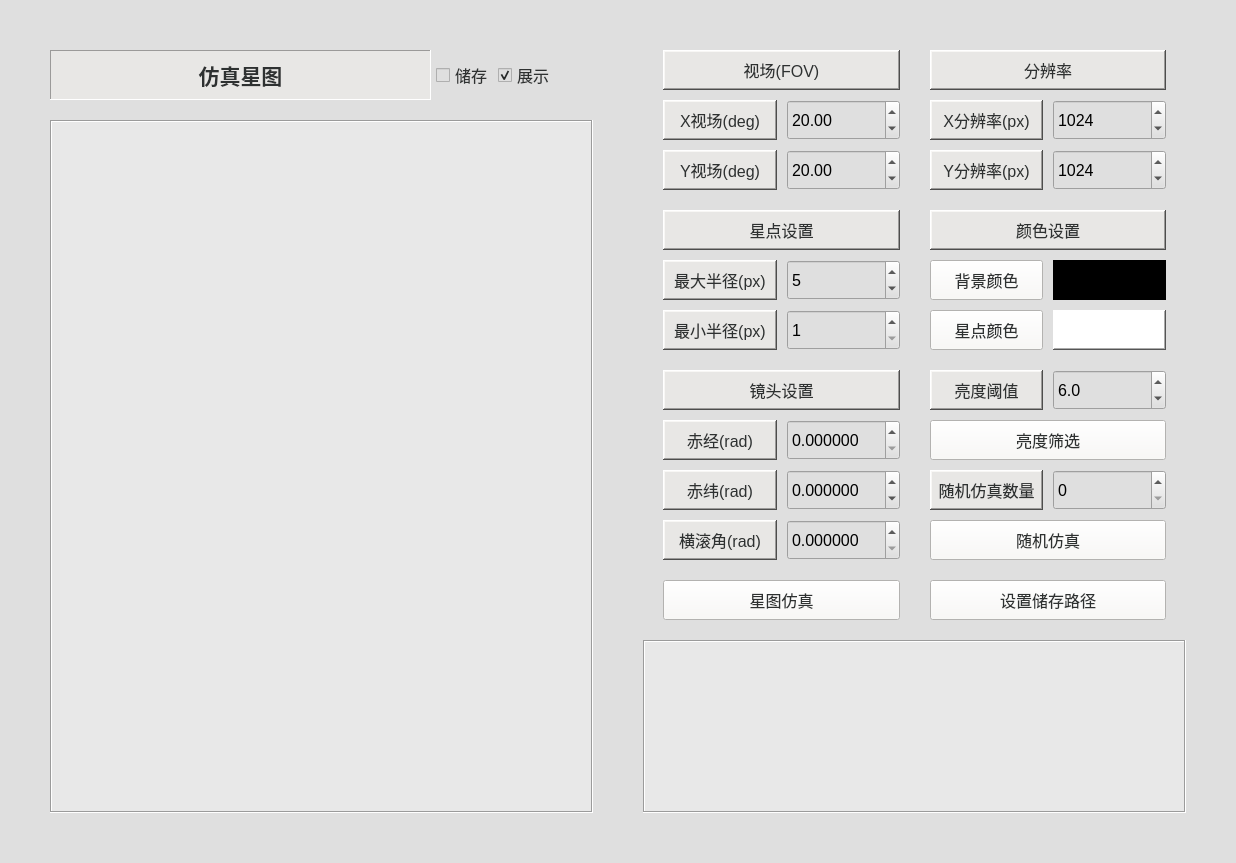
<?xml version="1.0" encoding="UTF-8"?>
<ui version="4.0">
 <class>Panel</class>
 <widget class="QWidget" name="Panel">
  <property name="geometry">
   <rect>
    <x>0</x>
    <y>0</y>
    <width>1236</width>
    <height>863</height>
   </rect>
  </property>
  <property name="minimumSize">
   <size>
    <width>0</width>
    <height>0</height>
   </size>
  </property>
  <property name="windowTitle">
   <string>StarryNight</string>
  </property>
  <property name="windowIcon">
   <iconset>
    <normaloff>pic/logo.png</normaloff>pic/logo.png</iconset>
  </property>
  <property name="styleSheet">
   <string notr="true">background-color: rgb(223, 223, 223);</string>
  </property>
  <layout class="QGridLayout" name="gridLayout_2">
   <property name="leftMargin">
    <number>50</number>
   </property>
   <property name="topMargin">
    <number>50</number>
   </property>
   <property name="rightMargin">
    <number>50</number>
   </property>
   <property name="bottomMargin">
    <number>50</number>
   </property>
   <item row="0" column="0">
    <layout class="QHBoxLayout" name="hlayout">
     <property name="spacing">
      <number>50</number>
     </property>
     <item>
      <layout class="QVBoxLayout" name="vlayout_left" stretch="5">
       <property name="spacing">
        <number>20</number>
       </property>
       <item>
        <layout class="QVBoxLayout" name="vlayout_cam" stretch="1,4">
         <property name="spacing">
          <number>20</number>
         </property>
         <item>
          <layout class="QHBoxLayout" name="hlayout_cam_str" stretch="4,0,1">
           <property name="spacing">
            <number>5</number>
           </property>
           <item>
            <widget class="QLabel" name="label_cam_str">
             <property name="minimumSize">
              <size>
               <width>0</width>
               <height>50</height>
              </size>
             </property>
             <property name="font">
              <font>
               <pointsize>16</pointsize>
               <weight>75</weight>
               <italic>false</italic>
               <bold>true</bold>
               <underline>false</underline>
              </font>
             </property>
             <property name="styleSheet">
              <string notr="true">color: rgb(46, 49, 49);
background-color: rgb(232, 231, 229);</string>
             </property>
             <property name="frameShape">
              <enum>QFrame::Panel</enum>
             </property>
             <property name="frameShadow">
              <enum>QFrame::Sunken</enum>
             </property>
             <property name="text">
              <string>仿真星图</string>
             </property>
             <property name="alignment">
              <set>Qt::AlignCenter</set>
             </property>
            </widget>
           </item>
           <item>
            <widget class="QCheckBox" name="check_cam_save">
             <property name="minimumSize">
              <size>
               <width>0</width>
               <height>50</height>
              </size>
             </property>
             <property name="font">
              <font>
               <pointsize>12</pointsize>
              </font>
             </property>
             <property name="styleSheet">
              <string notr="true">color: rgb(46, 49, 49);</string>
             </property>
             <property name="text">
              <string>储存</string>
             </property>
            </widget>
           </item>
           <item>
            <widget class="QCheckBox" name="check_cam_view">
             <property name="minimumSize">
              <size>
               <width>0</width>
               <height>50</height>
              </size>
             </property>
             <property name="font">
              <font>
               <pointsize>12</pointsize>
              </font>
             </property>
             <property name="styleSheet">
              <string notr="true">color: rgb(46, 49, 49);</string>
             </property>
             <property name="text">
              <string>展示</string>
             </property>
             <property name="checked">
              <bool>true</bool>
             </property>
            </widget>
           </item>
          </layout>
         </item>
         <item>
          <widget class="QLabel" name="view_cam">
           <property name="sizePolicy">
            <sizepolicy hsizetype="Expanding" vsizetype="Expanding">
             <horstretch>0</horstretch>
             <verstretch>0</verstretch>
            </sizepolicy>
           </property>
           <property name="font">
            <font>
             <pointsize>12</pointsize>
            </font>
           </property>
           <property name="focusPolicy">
            <enum>Qt::StrongFocus</enum>
           </property>
           <property name="acceptDrops">
            <bool>false</bool>
           </property>
           <property name="styleSheet">
            <string notr="true">color: rgb(46, 49, 49);
background-color: rgb(232, 232, 232);</string>
           </property>
           <property name="frameShape">
            <enum>QFrame::Box</enum>
           </property>
           <property name="frameShadow">
            <enum>QFrame::Sunken</enum>
           </property>
           <property name="text">
            <string/>
           </property>
           <property name="alignment">
            <set>Qt::AlignCenter</set>
           </property>
          </widget>
         </item>
        </layout>
       </item>
      </layout>
     </item>
     <item>
      <layout class="QVBoxLayout" name="vlayout_right" stretch="0,0">
       <property name="spacing">
        <number>20</number>
       </property>
       <item>
        <layout class="QGridLayout" name="gridLayout" rowstretch="0,0,0,0" columnstretch="1,1">
         <property name="leftMargin">
          <number>20</number>
         </property>
         <property name="rightMargin">
          <number>20</number>
         </property>
         <property name="horizontalSpacing">
          <number>30</number>
         </property>
         <property name="verticalSpacing">
          <number>20</number>
         </property>
         <item row="0" column="0">
          <layout class="QVBoxLayout" name="vlayout_FOV">
           <property name="spacing">
            <number>10</number>
           </property>
           <item>
            <widget class="QLabel" name="label_FOV">
             <property name="sizePolicy">
              <sizepolicy hsizetype="Preferred" vsizetype="Fixed">
               <horstretch>0</horstretch>
               <verstretch>0</verstretch>
              </sizepolicy>
             </property>
             <property name="minimumSize">
              <size>
               <width>0</width>
               <height>40</height>
              </size>
             </property>
             <property name="maximumSize">
              <size>
               <width>16777215</width>
               <height>16777215</height>
              </size>
             </property>
             <property name="font">
              <font>
               <pointsize>12</pointsize>
              </font>
             </property>
             <property name="styleSheet">
              <string notr="true">color: rgb(46, 49, 49);
background-color: rgb(232, 231, 229);</string>
             </property>
             <property name="frameShape">
              <enum>QFrame::WinPanel</enum>
             </property>
             <property name="frameShadow">
              <enum>QFrame::Raised</enum>
             </property>
             <property name="text">
              <string>视场(FOV)</string>
             </property>
             <property name="alignment">
              <set>Qt::AlignCenter</set>
             </property>
            </widget>
           </item>
           <item>
            <layout class="QGridLayout" name="glayout_FOV" rowstretch="1,1" columnstretch="1,1">
             <property name="spacing">
              <number>10</number>
             </property>
             <item row="0" column="0">
              <widget class="QLabel" name="label_FOV_x">
               <property name="minimumSize">
                <size>
                 <width>0</width>
                 <height>40</height>
                </size>
               </property>
               <property name="maximumSize">
                <size>
                 <width>16777215</width>
                 <height>16777215</height>
                </size>
               </property>
               <property name="font">
                <font>
                 <pointsize>12</pointsize>
                </font>
               </property>
               <property name="styleSheet">
                <string notr="true">color: rgb(46, 49, 49);
background-color: rgb(232, 231, 229);</string>
               </property>
               <property name="frameShape">
                <enum>QFrame::WinPanel</enum>
               </property>
               <property name="frameShadow">
                <enum>QFrame::Raised</enum>
               </property>
               <property name="text">
                <string>X视场(deg)</string>
               </property>
               <property name="alignment">
                <set>Qt::AlignCenter</set>
               </property>
              </widget>
             </item>
             <item row="0" column="1">
              <widget class="QDoubleSpinBox" name="SpinBox_FOV_x">
               <property name="minimumSize">
                <size>
                 <width>0</width>
                 <height>40</height>
                </size>
               </property>
               <property name="font">
                <font>
                 <pointsize>12</pointsize>
                </font>
               </property>
               <property name="maximum">
                <double>180.000000000000000</double>
               </property>
               <property name="value">
                <double>20.000000000000000</double>
               </property>
              </widget>
             </item>
             <item row="1" column="0">
              <widget class="QLabel" name="label_FOV_y">
               <property name="minimumSize">
                <size>
                 <width>0</width>
                 <height>40</height>
                </size>
               </property>
               <property name="maximumSize">
                <size>
                 <width>16777215</width>
                 <height>16777215</height>
                </size>
               </property>
               <property name="font">
                <font>
                 <pointsize>12</pointsize>
                </font>
               </property>
               <property name="styleSheet">
                <string notr="true">color: rgb(46, 49, 49);
background-color: rgb(232, 231, 229);</string>
               </property>
               <property name="frameShape">
                <enum>QFrame::WinPanel</enum>
               </property>
               <property name="frameShadow">
                <enum>QFrame::Raised</enum>
               </property>
               <property name="text">
                <string>Y视场(deg)</string>
               </property>
               <property name="alignment">
                <set>Qt::AlignCenter</set>
               </property>
              </widget>
             </item>
             <item row="1" column="1">
              <widget class="QDoubleSpinBox" name="SpinBox_FOV_y">
               <property name="minimumSize">
                <size>
                 <width>0</width>
                 <height>40</height>
                </size>
               </property>
               <property name="font">
                <font>
                 <pointsize>12</pointsize>
                </font>
               </property>
               <property name="maximum">
                <double>180.000000000000000</double>
               </property>
               <property name="value">
                <double>20.000000000000000</double>
               </property>
              </widget>
             </item>
            </layout>
           </item>
          </layout>
         </item>
         <item row="0" column="1">
          <layout class="QVBoxLayout" name="vlayout_res">
           <property name="spacing">
            <number>10</number>
           </property>
           <item>
            <widget class="QLabel" name="label_res">
             <property name="sizePolicy">
              <sizepolicy hsizetype="Preferred" vsizetype="Fixed">
               <horstretch>0</horstretch>
               <verstretch>0</verstretch>
              </sizepolicy>
             </property>
             <property name="minimumSize">
              <size>
               <width>0</width>
               <height>40</height>
              </size>
             </property>
             <property name="maximumSize">
              <size>
               <width>16777215</width>
               <height>16777215</height>
              </size>
             </property>
             <property name="font">
              <font>
               <pointsize>12</pointsize>
              </font>
             </property>
             <property name="styleSheet">
              <string notr="true">color: rgb(46, 49, 49);
background-color: rgb(232, 231, 229);</string>
             </property>
             <property name="frameShape">
              <enum>QFrame::WinPanel</enum>
             </property>
             <property name="frameShadow">
              <enum>QFrame::Raised</enum>
             </property>
             <property name="text">
              <string>分辨率</string>
             </property>
             <property name="alignment">
              <set>Qt::AlignCenter</set>
             </property>
            </widget>
           </item>
           <item>
            <layout class="QGridLayout" name="glayout_res" rowstretch="1,1" columnstretch="1,1">
             <property name="spacing">
              <number>10</number>
             </property>
             <item row="1" column="0">
              <widget class="QLabel" name="label_res_y">
               <property name="minimumSize">
                <size>
                 <width>0</width>
                 <height>40</height>
                </size>
               </property>
               <property name="maximumSize">
                <size>
                 <width>16777215</width>
                 <height>16777215</height>
                </size>
               </property>
               <property name="font">
                <font>
                 <pointsize>12</pointsize>
                </font>
               </property>
               <property name="styleSheet">
                <string notr="true">color: rgb(46, 49, 49);
background-color: rgb(232, 231, 229);</string>
               </property>
               <property name="frameShape">
                <enum>QFrame::WinPanel</enum>
               </property>
               <property name="frameShadow">
                <enum>QFrame::Raised</enum>
               </property>
               <property name="text">
                <string>Y分辨率(px)</string>
               </property>
               <property name="alignment">
                <set>Qt::AlignCenter</set>
               </property>
              </widget>
             </item>
             <item row="0" column="0">
              <widget class="QLabel" name="label_res_x">
               <property name="minimumSize">
                <size>
                 <width>0</width>
                 <height>40</height>
                </size>
               </property>
               <property name="maximumSize">
                <size>
                 <width>16777215</width>
                 <height>16777215</height>
                </size>
               </property>
               <property name="font">
                <font>
                 <pointsize>12</pointsize>
                </font>
               </property>
               <property name="styleSheet">
                <string notr="true">color: rgb(46, 49, 49);
background-color: rgb(232, 231, 229);</string>
               </property>
               <property name="frameShape">
                <enum>QFrame::WinPanel</enum>
               </property>
               <property name="frameShadow">
                <enum>QFrame::Raised</enum>
               </property>
               <property name="text">
                <string>X分辨率(px)</string>
               </property>
               <property name="alignment">
                <set>Qt::AlignCenter</set>
               </property>
              </widget>
             </item>
             <item row="0" column="1">
              <widget class="QSpinBox" name="SpinBox_res_x">
               <property name="minimumSize">
                <size>
                 <width>0</width>
                 <height>40</height>
                </size>
               </property>
               <property name="font">
                <font>
                 <pointsize>12</pointsize>
                </font>
               </property>
               <property name="maximum">
                <number>4096</number>
               </property>
               <property name="value">
                <number>1024</number>
               </property>
              </widget>
             </item>
             <item row="1" column="1">
              <widget class="QSpinBox" name="SpinBox_res_y">
               <property name="minimumSize">
                <size>
                 <width>0</width>
                 <height>40</height>
                </size>
               </property>
               <property name="font">
                <font>
                 <pointsize>12</pointsize>
                </font>
               </property>
               <property name="maximum">
                <number>4096</number>
               </property>
               <property name="value">
                <number>1024</number>
               </property>
              </widget>
             </item>
            </layout>
           </item>
          </layout>
         </item>
         <item row="1" column="0">
          <layout class="QVBoxLayout" name="vlayout_star_R">
           <property name="spacing">
            <number>10</number>
           </property>
           <item>
            <widget class="QLabel" name="label_star_R">
             <property name="sizePolicy">
              <sizepolicy hsizetype="Preferred" vsizetype="Fixed">
               <horstretch>0</horstretch>
               <verstretch>0</verstretch>
              </sizepolicy>
             </property>
             <property name="minimumSize">
              <size>
               <width>0</width>
               <height>40</height>
              </size>
             </property>
             <property name="maximumSize">
              <size>
               <width>16777215</width>
               <height>16777215</height>
              </size>
             </property>
             <property name="font">
              <font>
               <pointsize>12</pointsize>
              </font>
             </property>
             <property name="styleSheet">
              <string notr="true">color: rgb(46, 49, 49);
background-color: rgb(232, 231, 229);</string>
             </property>
             <property name="frameShape">
              <enum>QFrame::WinPanel</enum>
             </property>
             <property name="frameShadow">
              <enum>QFrame::Raised</enum>
             </property>
             <property name="text">
              <string>星点设置</string>
             </property>
             <property name="alignment">
              <set>Qt::AlignCenter</set>
             </property>
            </widget>
           </item>
           <item>
            <layout class="QGridLayout" name="glayout_star_R" rowstretch="1,1" columnstretch="1,1" rowminimumheight="0,0">
             <property name="spacing">
              <number>10</number>
             </property>
             <item row="0" column="0">
              <widget class="QLabel" name="label_star_R_max">
               <property name="minimumSize">
                <size>
                 <width>0</width>
                 <height>40</height>
                </size>
               </property>
               <property name="maximumSize">
                <size>
                 <width>16777215</width>
                 <height>16777215</height>
                </size>
               </property>
               <property name="font">
                <font>
                 <pointsize>12</pointsize>
                </font>
               </property>
               <property name="styleSheet">
                <string notr="true">color: rgb(46, 49, 49);
background-color: rgb(232, 231, 229);</string>
               </property>
               <property name="frameShape">
                <enum>QFrame::WinPanel</enum>
               </property>
               <property name="frameShadow">
                <enum>QFrame::Raised</enum>
               </property>
               <property name="text">
                <string>最大半径(px)</string>
               </property>
               <property name="alignment">
                <set>Qt::AlignCenter</set>
               </property>
              </widget>
             </item>
             <item row="1" column="0">
              <widget class="QLabel" name="label_star_R_min">
               <property name="minimumSize">
                <size>
                 <width>0</width>
                 <height>40</height>
                </size>
               </property>
               <property name="maximumSize">
                <size>
                 <width>16777215</width>
                 <height>16777215</height>
                </size>
               </property>
               <property name="font">
                <font>
                 <pointsize>12</pointsize>
                </font>
               </property>
               <property name="styleSheet">
                <string notr="true">color: rgb(46, 49, 49);
background-color: rgb(232, 231, 229);</string>
               </property>
               <property name="frameShape">
                <enum>QFrame::WinPanel</enum>
               </property>
               <property name="frameShadow">
                <enum>QFrame::Raised</enum>
               </property>
               <property name="text">
                <string>最小半径(px)</string>
               </property>
               <property name="alignment">
                <set>Qt::AlignCenter</set>
               </property>
              </widget>
             </item>
             <item row="0" column="1">
              <widget class="QSpinBox" name="SpinBox_star_R_max">
               <property name="minimumSize">
                <size>
                 <width>0</width>
                 <height>40</height>
                </size>
               </property>
               <property name="font">
                <font>
                 <pointsize>12</pointsize>
                </font>
               </property>
               <property name="minimum">
                <number>1</number>
               </property>
               <property name="maximum">
                <number>4096</number>
               </property>
               <property name="value">
                <number>5</number>
               </property>
              </widget>
             </item>
             <item row="1" column="1">
              <widget class="QSpinBox" name="SpinBox_star_R_min">
               <property name="minimumSize">
                <size>
                 <width>0</width>
                 <height>40</height>
                </size>
               </property>
               <property name="font">
                <font>
                 <pointsize>12</pointsize>
                </font>
               </property>
               <property name="minimum">
                <number>1</number>
               </property>
               <property name="maximum">
                <number>4096</number>
               </property>
               <property name="value">
                <number>1</number>
               </property>
              </widget>
             </item>
            </layout>
           </item>
          </layout>
         </item>
         <item row="1" column="1">
          <layout class="QVBoxLayout" name="vlayout_color">
           <property name="spacing">
            <number>10</number>
           </property>
           <item>
            <widget class="QLabel" name="label_color">
             <property name="sizePolicy">
              <sizepolicy hsizetype="Preferred" vsizetype="Fixed">
               <horstretch>0</horstretch>
               <verstretch>0</verstretch>
              </sizepolicy>
             </property>
             <property name="minimumSize">
              <size>
               <width>0</width>
               <height>40</height>
              </size>
             </property>
             <property name="maximumSize">
              <size>
               <width>16777215</width>
               <height>16777215</height>
              </size>
             </property>
             <property name="font">
              <font>
               <pointsize>12</pointsize>
              </font>
             </property>
             <property name="styleSheet">
              <string notr="true">color: rgb(46, 49, 49);
background-color: rgb(232, 231, 229);</string>
             </property>
             <property name="frameShape">
              <enum>QFrame::WinPanel</enum>
             </property>
             <property name="frameShadow">
              <enum>QFrame::Raised</enum>
             </property>
             <property name="text">
              <string>颜色设置</string>
             </property>
             <property name="alignment">
              <set>Qt::AlignCenter</set>
             </property>
            </widget>
           </item>
           <item>
            <layout class="QGridLayout" name="glayout_color" rowstretch="1,1" columnstretch="1,1">
             <property name="spacing">
              <number>10</number>
             </property>
             <item row="0" column="0">
              <widget class="QPushButton" name="btn_color_back">
               <property name="sizePolicy">
                <sizepolicy hsizetype="Preferred" vsizetype="Preferred">
                 <horstretch>0</horstretch>
                 <verstretch>0</verstretch>
                </sizepolicy>
               </property>
               <property name="minimumSize">
                <size>
                 <width>0</width>
                 <height>40</height>
                </size>
               </property>
               <property name="font">
                <font>
                 <pointsize>12</pointsize>
                </font>
               </property>
               <property name="styleSheet">
                <string notr="true">color: rgb(46, 49, 49);
background-color: rgb(250, 249, 247);</string>
               </property>
               <property name="text">
                <string>背景颜色</string>
               </property>
              </widget>
             </item>
             <item row="0" column="1">
              <widget class="QLabel" name="label_color_back">
               <property name="enabled">
                <bool>true</bool>
               </property>
               <property name="minimumSize">
                <size>
                 <width>0</width>
                 <height>40</height>
                </size>
               </property>
               <property name="maximumSize">
                <size>
                 <width>16777215</width>
                 <height>16777215</height>
                </size>
               </property>
               <property name="font">
                <font>
                 <pointsize>12</pointsize>
                </font>
               </property>
               <property name="styleSheet">
                <string notr="true">background-color: rgb(0, 0, 0);</string>
               </property>
               <property name="frameShape">
                <enum>QFrame::WinPanel</enum>
               </property>
               <property name="frameShadow">
                <enum>QFrame::Raised</enum>
               </property>
               <property name="text">
                <string/>
               </property>
               <property name="alignment">
                <set>Qt::AlignCenter</set>
               </property>
              </widget>
             </item>
             <item row="1" column="0">
              <widget class="QPushButton" name="btn_color_star">
               <property name="sizePolicy">
                <sizepolicy hsizetype="Preferred" vsizetype="Preferred">
                 <horstretch>0</horstretch>
                 <verstretch>0</verstretch>
                </sizepolicy>
               </property>
               <property name="minimumSize">
                <size>
                 <width>0</width>
                 <height>40</height>
                </size>
               </property>
               <property name="font">
                <font>
                 <pointsize>12</pointsize>
                </font>
               </property>
               <property name="styleSheet">
                <string notr="true">color: rgb(46, 49, 49);
background-color: rgb(250, 249, 247);</string>
               </property>
               <property name="text">
                <string>星点颜色</string>
               </property>
              </widget>
             </item>
             <item row="1" column="1">
              <widget class="QLabel" name="label_color_star">
               <property name="minimumSize">
                <size>
                 <width>0</width>
                 <height>40</height>
                </size>
               </property>
               <property name="maximumSize">
                <size>
                 <width>16777215</width>
                 <height>16777215</height>
                </size>
               </property>
               <property name="font">
                <font>
                 <pointsize>12</pointsize>
                </font>
               </property>
               <property name="styleSheet">
                <string notr="true">background-color: rgb(255, 255, 255);</string>
               </property>
               <property name="frameShape">
                <enum>QFrame::WinPanel</enum>
               </property>
               <property name="frameShadow">
                <enum>QFrame::Raised</enum>
               </property>
               <property name="text">
                <string/>
               </property>
               <property name="alignment">
                <set>Qt::AlignCenter</set>
               </property>
              </widget>
             </item>
            </layout>
           </item>
          </layout>
         </item>
         <item row="2" column="0">
          <layout class="QVBoxLayout" name="vlayout_os">
           <property name="spacing">
            <number>10</number>
           </property>
           <item>
            <widget class="QLabel" name="label_oa">
             <property name="sizePolicy">
              <sizepolicy hsizetype="Preferred" vsizetype="Fixed">
               <horstretch>0</horstretch>
               <verstretch>0</verstretch>
              </sizepolicy>
             </property>
             <property name="minimumSize">
              <size>
               <width>0</width>
               <height>40</height>
              </size>
             </property>
             <property name="maximumSize">
              <size>
               <width>16777215</width>
               <height>16777215</height>
              </size>
             </property>
             <property name="font">
              <font>
               <pointsize>12</pointsize>
              </font>
             </property>
             <property name="styleSheet">
              <string notr="true">color: rgb(46, 49, 49);
background-color: rgb(232, 231, 229);</string>
             </property>
             <property name="frameShape">
              <enum>QFrame::WinPanel</enum>
             </property>
             <property name="frameShadow">
              <enum>QFrame::Raised</enum>
             </property>
             <property name="text">
              <string>镜头设置</string>
             </property>
             <property name="alignment">
              <set>Qt::AlignCenter</set>
             </property>
            </widget>
           </item>
           <item>
            <layout class="QGridLayout" name="glayout_os" rowstretch="1,1,1" columnstretch="1,1">
             <property name="spacing">
              <number>10</number>
             </property>
             <item row="0" column="0">
              <widget class="QLabel" name="label_RA_oa">
               <property name="minimumSize">
                <size>
                 <width>0</width>
                 <height>40</height>
                </size>
               </property>
               <property name="maximumSize">
                <size>
                 <width>16777215</width>
                 <height>16777215</height>
                </size>
               </property>
               <property name="font">
                <font>
                 <pointsize>12</pointsize>
                </font>
               </property>
               <property name="styleSheet">
                <string notr="true">color: rgb(46, 49, 49);
background-color: rgb(232, 231, 229);</string>
               </property>
               <property name="frameShape">
                <enum>QFrame::WinPanel</enum>
               </property>
               <property name="frameShadow">
                <enum>QFrame::Raised</enum>
               </property>
               <property name="text">
                <string>赤经(rad)</string>
               </property>
               <property name="alignment">
                <set>Qt::AlignCenter</set>
               </property>
              </widget>
             </item>
             <item row="0" column="1">
              <widget class="QDoubleSpinBox" name="SpinBox_RA_oa">
               <property name="minimumSize">
                <size>
                 <width>0</width>
                 <height>40</height>
                </size>
               </property>
               <property name="font">
                <font>
                 <pointsize>12</pointsize>
                </font>
               </property>
               <property name="decimals">
                <number>6</number>
               </property>
               <property name="maximum">
                <double>6.283186000000000</double>
               </property>
               <property name="singleStep">
                <double>0.050000000000000</double>
               </property>
               <property name="value">
                <double>0.000000000000000</double>
               </property>
              </widget>
             </item>
             <item row="1" column="0">
              <widget class="QLabel" name="label_Dec_oa">
               <property name="minimumSize">
                <size>
                 <width>0</width>
                 <height>40</height>
                </size>
               </property>
               <property name="maximumSize">
                <size>
                 <width>16777215</width>
                 <height>16777215</height>
                </size>
               </property>
               <property name="font">
                <font>
                 <pointsize>12</pointsize>
                </font>
               </property>
               <property name="styleSheet">
                <string notr="true">color: rgb(46, 49, 49);
background-color: rgb(232, 231, 229);</string>
               </property>
               <property name="frameShape">
                <enum>QFrame::WinPanel</enum>
               </property>
               <property name="frameShadow">
                <enum>QFrame::Raised</enum>
               </property>
               <property name="text">
                <string>赤纬(rad)</string>
               </property>
               <property name="alignment">
                <set>Qt::AlignCenter</set>
               </property>
              </widget>
             </item>
             <item row="1" column="1">
              <widget class="QDoubleSpinBox" name="SpinBox_Dec_oa">
               <property name="minimumSize">
                <size>
                 <width>0</width>
                 <height>40</height>
                </size>
               </property>
               <property name="font">
                <font>
                 <pointsize>12</pointsize>
                </font>
               </property>
               <property name="decimals">
                <number>6</number>
               </property>
               <property name="minimum">
                <double>-1.570796000000000</double>
               </property>
               <property name="maximum">
                <double>1.570796000000000</double>
               </property>
               <property name="singleStep">
                <double>0.050000000000000</double>
               </property>
              </widget>
             </item>
             <item row="2" column="0">
              <widget class="QLabel" name="label_Roll_oa">
               <property name="minimumSize">
                <size>
                 <width>0</width>
                 <height>40</height>
                </size>
               </property>
               <property name="maximumSize">
                <size>
                 <width>16777215</width>
                 <height>16777215</height>
                </size>
               </property>
               <property name="font">
                <font>
                 <pointsize>12</pointsize>
                </font>
               </property>
               <property name="styleSheet">
                <string notr="true">color: rgb(46, 49, 49);
background-color: rgb(232, 231, 229);</string>
               </property>
               <property name="frameShape">
                <enum>QFrame::WinPanel</enum>
               </property>
               <property name="frameShadow">
                <enum>QFrame::Raised</enum>
               </property>
               <property name="text">
                <string>横滚角(rad)</string>
               </property>
               <property name="alignment">
                <set>Qt::AlignCenter</set>
               </property>
              </widget>
             </item>
             <item row="2" column="1">
              <widget class="QDoubleSpinBox" name="SpinBox_Roll_oa">
               <property name="minimumSize">
                <size>
                 <width>0</width>
                 <height>40</height>
                </size>
               </property>
               <property name="font">
                <font>
                 <pointsize>12</pointsize>
                </font>
               </property>
               <property name="decimals">
                <number>6</number>
               </property>
               <property name="maximum">
                <double>6.283186000000000</double>
               </property>
               <property name="singleStep">
                <double>0.050000000000000</double>
               </property>
              </widget>
             </item>
            </layout>
           </item>
          </layout>
         </item>
         <item row="2" column="1">
          <layout class="QVBoxLayout" name="vlayout_VM_num" stretch="1,1,1,1">
           <property name="spacing">
            <number>10</number>
           </property>
           <item>
            <layout class="QHBoxLayout" name="hlayout_star_VM">
             <property name="spacing">
              <number>10</number>
             </property>
             <item>
              <widget class="QLabel" name="label_star_VM">
               <property name="minimumSize">
                <size>
                 <width>0</width>
                 <height>40</height>
                </size>
               </property>
               <property name="maximumSize">
                <size>
                 <width>16777215</width>
                 <height>16777215</height>
                </size>
               </property>
               <property name="font">
                <font>
                 <pointsize>12</pointsize>
                </font>
               </property>
               <property name="styleSheet">
                <string notr="true">color: rgb(46, 49, 49);
background-color: rgb(232, 231, 229);</string>
               </property>
               <property name="frameShape">
                <enum>QFrame::WinPanel</enum>
               </property>
               <property name="frameShadow">
                <enum>QFrame::Raised</enum>
               </property>
               <property name="text">
                <string>亮度阈值</string>
               </property>
               <property name="alignment">
                <set>Qt::AlignCenter</set>
               </property>
              </widget>
             </item>
             <item>
              <widget class="QDoubleSpinBox" name="SpinBox_star_VM">
               <property name="minimumSize">
                <size>
                 <width>0</width>
                 <height>40</height>
                </size>
               </property>
               <property name="font">
                <font>
                 <pointsize>12</pointsize>
                </font>
               </property>
               <property name="decimals">
                <number>1</number>
               </property>
               <property name="minimum">
                <double>0.000000000000000</double>
               </property>
               <property name="maximum">
                <double>10.000000000000000</double>
               </property>
               <property name="singleStep">
                <double>0.100000000000000</double>
               </property>
               <property name="value">
                <double>6.000000000000000</double>
               </property>
              </widget>
             </item>
            </layout>
           </item>
           <item>
            <widget class="QPushButton" name="btn_VM_select">
             <property name="sizePolicy">
              <sizepolicy hsizetype="Preferred" vsizetype="Preferred">
               <horstretch>0</horstretch>
               <verstretch>0</verstretch>
              </sizepolicy>
             </property>
             <property name="minimumSize">
              <size>
               <width>0</width>
               <height>40</height>
              </size>
             </property>
             <property name="font">
              <font>
               <pointsize>12</pointsize>
              </font>
             </property>
             <property name="styleSheet">
              <string notr="true">color: rgb(46, 49, 49);
background-color: rgb(250, 249, 247);</string>
             </property>
             <property name="text">
              <string>亮度筛选</string>
             </property>
            </widget>
           </item>
           <item>
            <layout class="QHBoxLayout" name="hlayout_num">
             <property name="spacing">
              <number>10</number>
             </property>
             <item>
              <widget class="QLabel" name="label_num">
               <property name="minimumSize">
                <size>
                 <width>0</width>
                 <height>40</height>
                </size>
               </property>
               <property name="maximumSize">
                <size>
                 <width>16777215</width>
                 <height>16777215</height>
                </size>
               </property>
               <property name="font">
                <font>
                 <pointsize>12</pointsize>
                </font>
               </property>
               <property name="styleSheet">
                <string notr="true">color: rgb(46, 49, 49);
background-color: rgb(232, 231, 229);</string>
               </property>
               <property name="frameShape">
                <enum>QFrame::WinPanel</enum>
               </property>
               <property name="frameShadow">
                <enum>QFrame::Raised</enum>
               </property>
               <property name="text">
                <string>随机仿真数量</string>
               </property>
               <property name="alignment">
                <set>Qt::AlignCenter</set>
               </property>
              </widget>
             </item>
             <item>
              <widget class="QSpinBox" name="SpinBox_num">
               <property name="minimumSize">
                <size>
                 <width>0</width>
                 <height>40</height>
                </size>
               </property>
               <property name="font">
                <font>
                 <pointsize>12</pointsize>
                </font>
               </property>
               <property name="maximum">
                <number>1000000</number>
               </property>
              </widget>
             </item>
            </layout>
           </item>
           <item>
            <widget class="QPushButton" name="btn_random_simu">
             <property name="sizePolicy">
              <sizepolicy hsizetype="Preferred" vsizetype="Preferred">
               <horstretch>0</horstretch>
               <verstretch>0</verstretch>
              </sizepolicy>
             </property>
             <property name="minimumSize">
              <size>
               <width>0</width>
               <height>40</height>
              </size>
             </property>
             <property name="font">
              <font>
               <pointsize>12</pointsize>
              </font>
             </property>
             <property name="styleSheet">
              <string notr="true">color: rgb(46, 49, 49);
background-color: rgb(250, 249, 247);</string>
             </property>
             <property name="text">
              <string>随机仿真</string>
             </property>
            </widget>
           </item>
          </layout>
         </item>
         <item row="3" column="0">
          <widget class="QPushButton" name="btn_take_pic">
           <property name="sizePolicy">
            <sizepolicy hsizetype="Minimum" vsizetype="Preferred">
             <horstretch>0</horstretch>
             <verstretch>0</verstretch>
            </sizepolicy>
           </property>
           <property name="minimumSize">
            <size>
             <width>0</width>
             <height>40</height>
            </size>
           </property>
           <property name="font">
            <font>
             <pointsize>12</pointsize>
            </font>
           </property>
           <property name="styleSheet">
            <string notr="true">color: rgb(46, 49, 49);
background-color: rgb(250, 249, 247);</string>
           </property>
           <property name="text">
            <string>星图仿真</string>
           </property>
          </widget>
         </item>
         <item row="3" column="1">
          <widget class="QPushButton" name="btn_cam_savedir">
           <property name="sizePolicy">
            <sizepolicy hsizetype="Preferred" vsizetype="Preferred">
             <horstretch>0</horstretch>
             <verstretch>0</verstretch>
            </sizepolicy>
           </property>
           <property name="minimumSize">
            <size>
             <width>0</width>
             <height>40</height>
            </size>
           </property>
           <property name="font">
            <font>
             <pointsize>12</pointsize>
            </font>
           </property>
           <property name="styleSheet">
            <string notr="true">color: rgb(46, 49, 49);
background-color: rgb(250, 249, 247);</string>
           </property>
           <property name="text">
            <string>设置储存路径</string>
           </property>
          </widget>
         </item>
        </layout>
       </item>
       <item>
        <widget class="QTextBrowser" name="view_result">
         <property name="sizePolicy">
          <sizepolicy hsizetype="Expanding" vsizetype="Expanding">
           <horstretch>0</horstretch>
           <verstretch>0</verstretch>
          </sizepolicy>
         </property>
         <property name="font">
          <font>
           <pointsize>12</pointsize>
          </font>
         </property>
         <property name="toolTip">
          <string/>
         </property>
         <property name="styleSheet">
          <string notr="true">color: rgb(46, 49, 49);
background-color: rgb(232, 232, 232);</string>
         </property>
         <property name="frameShape">
          <enum>QFrame::Box</enum>
         </property>
         <property name="frameShadow">
          <enum>QFrame::Sunken</enum>
         </property>
         <property name="textInteractionFlags">
          <set>Qt::TextBrowserInteraction</set>
         </property>
        </widget>
       </item>
      </layout>
     </item>
    </layout>
   </item>
  </layout>
 </widget>
 <resources/>
 <connections/>
</ui>
